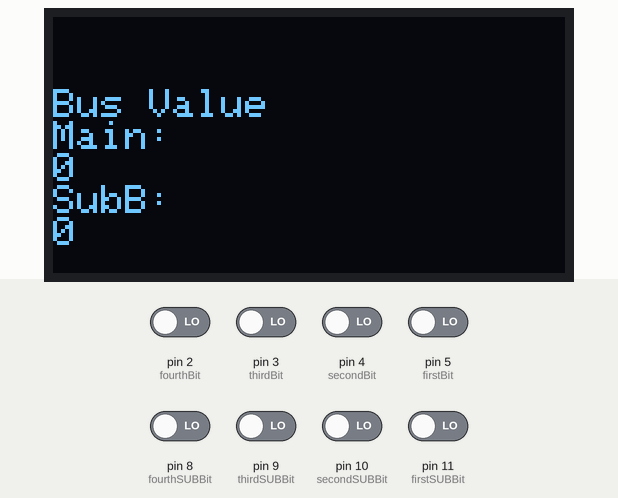
A sketch run on a simulated Arduino Uno, built with avr-gcc and run on an emulated ATmega328P. On the bench: 128×64 one-colour display. The test bench sets the inputs (shaded band); at power-on: pin 2 (fourthBit), pin 3 (thirdBit), pin 4 (secondBit), pin 5 (firstBit), pin 8 (fourthSUBBit), pin 9 (thirdSUBBit), pin 10 (secondSUBBit), pin 11 (firstSUBBit) LOW.

Above: at 1.2 s.
1.3 s: pin 2 (fourthBit) driven HIGH
2.8 s: pin 3 (thirdBit) driven HIGH
At 4.0 s:
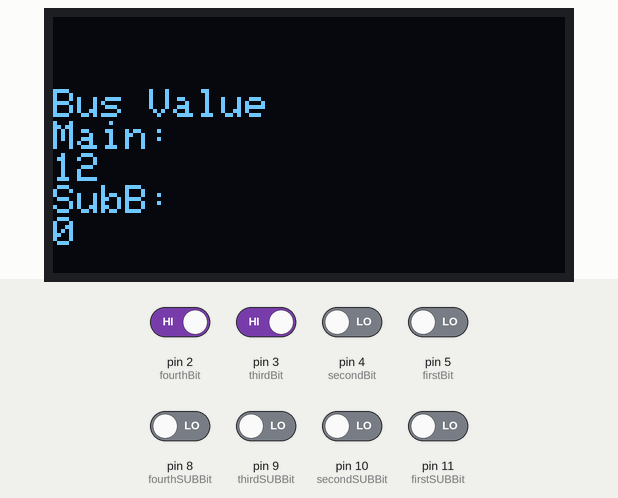
4.3 s: pin 4 (secondBit) driven HIGH
At 4.7 s:
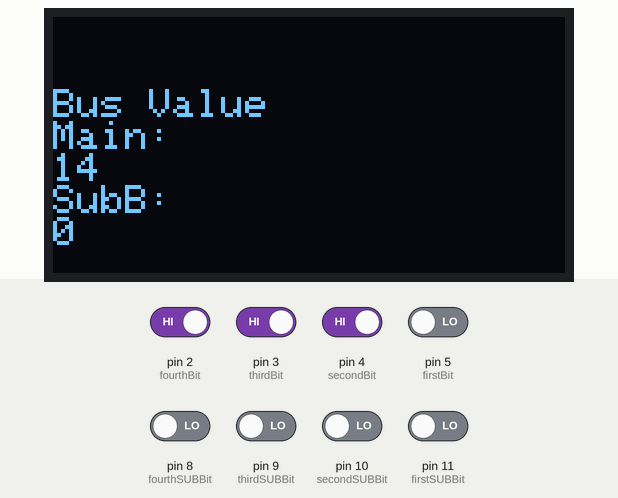
5.8 s: pin 5 (firstBit) driven HIGH
At 6.4 s:
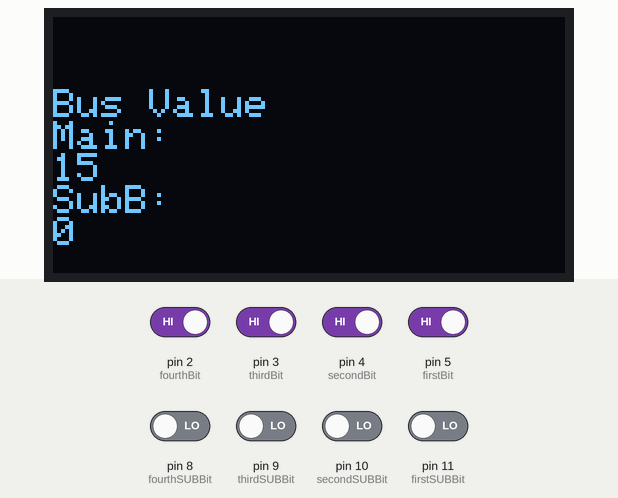
7.3 s: pin 8 (fourthSUBBit) driven HIGH
8.8 s: pin 9 (thirdSUBBit) driven HIGH
At 9.9 s:
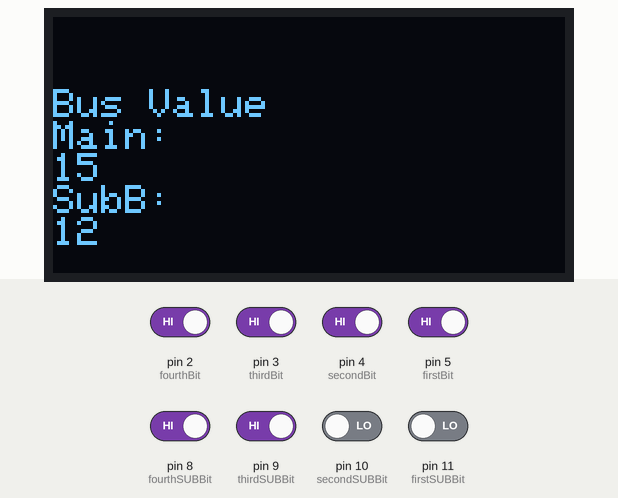
Timing chart, 0 to 11.3 s (numbered marks = the images above; inputs shaded):
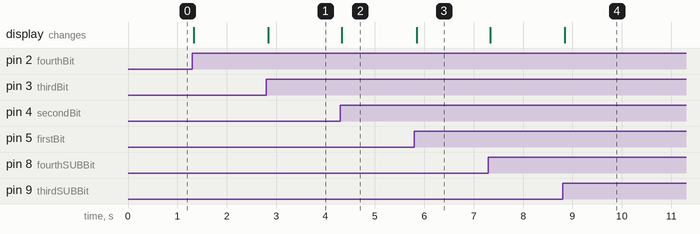

The sketch:

bus_cheker_1.ino
```cpp
#include <Wire.h>
#include <Adafruit_GFX.h>
#include <Adafruit_SSD1306.h>

#define SCREEN_WIDTH 128 // OLED display width, in pixels
#define SCREEN_HEIGHT 64 // OLED display height, in pixels

// Declaration for an SSD1306 display connected to I2C (SDA, SCL pins)
Adafruit_SSD1306 display(SCREEN_WIDTH, SCREEN_HEIGHT, &Wire, -1);


//Main Bus
//GPIO pin 5
int firstBit = 5;
//GPIO pin 4
int secondBit = 4;
//GPIO pin 3
int thirdBit = 3;
//GPIO pin 2
int fourthBit = 2;

//pin:  11, 10,  9,  8
//bits: 1st 2nd 3rd 4th
//Subsytem Data Bus
//GPIO pin 11
int firstSUBBit = 11;
//GPIO pin 10
int secondSUBBit = 10;
//GPIO pin 9
int thirdSUBBit = 9;
//GPIO pin 8
int fourthSUBBit = 8;


int busValue(int bitzero, int bitone, int bittwo, int bitthree)
{
  int state0 = bitzero;
  int state1 = bitone;
  int state2 = bittwo;
  int state3 = bitthree;

  int output = 0;

  if(state0)
  {
    output+=1;
  }

  if(state1)
  {
    output+=2;
  }

  if(state2)
  {
    output+=4;
  }

  if(state3)
  {
    output+=8;
  }

  return output;
}


void setup()
{
  Serial.begin(115200);

  if(!display.begin(SSD1306_SWITCHCAPVCC, 0x3C))
  { // Address 0x3D for 128x64
    Serial.println(F("SSD1306 allocation failed"));
    for(;;);
  }

  //pins for Bus
  pinMode(firstBit, INPUT);
  pinMode(secondBit, INPUT);
  pinMode(thirdBit, INPUT);
  pinMode(fourthBit, INPUT);

  //pins for Sub
  pinMode(firstSUBBit, INPUT);
  pinMode(secondSUBBit, INPUT);
  pinMode(thirdSUBBit, INPUT);
  pinMode(fourthSUBBit, INPUT);


}

void loop()
{
  int mainBus = busValue(digitalRead(firstBit),digitalRead(secondBit),digitalRead(thirdBit),digitalRead(fourthBit));
  int subBus  = busValue(digitalRead(firstSUBBit),digitalRead(secondSUBBit),digitalRead(thirdSUBBit),digitalRead(fourthSUBBit));

  //delay(100);
  display.clearDisplay();

  display.setTextSize(1);
  display.setTextColor(WHITE);
  display.setCursor(0, 10);
  // Display static text
  display.println("");
  display.println("Bus Value");
  display.println("Main: ");
  display.println(mainBus);
  display.println("SubB: ");
  display.println(subBus);
  display.display();


}
```

Measured:
- after the input at 2.8 s, the display: changes at once (image 1)
- after the input at 4.3 s, the display: changes at once (image 2)
- after the input at 5.8 s, the display: changes at once (image 3)
- after the input at 8.8 s, the display: changes after 0.05 s (image 4)
